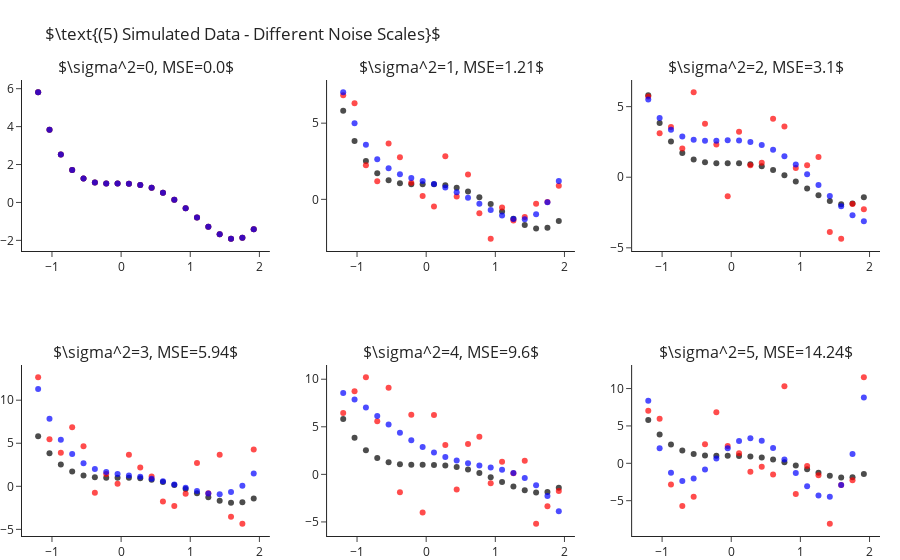

Notebook code for this chart:
### Markdown cell above
How is it that we are able to fit "better" models for $k$s larger than the true one? As we increase $k$ we enable the model
more "degrees of freedom" to try and adapt itself to the observed data. The higher $k$ the more the learner will "go after
the noise" and miss the real signal of the data. In other words, what we have just observed is what is known as **overfitting**.

Later in the course we will learn methods for detection and avoidance of overfitting.


## Fitting Polynomial Over Different Sample Noise Levels

Next, let us set $k=4$ (the true values) and study the outputted models when training over different noise levels. Though
we will only be changing the scale of the noise (i.e. the variance, $\sigma^2$), changing other properties such as its
distribution is interesting too. As we would expect, as we increase the scale of the noise our error increases. We can
observe this also in a visual manner, where the fitted polynomial (in blue) less and less resembles the actual model (in black).

### Code cell
scales = range(6)
fig = make_subplots(2, 3, subplot_titles=list(map(str, scales)))
for i, s in enumerate(scales):
    r,c = i//3+1, i%3+1
    
    y = y_ + np.random.normal(scale=s, size=len(y_))
    y_hat = make_pipeline(PolynomialFeatures(4), LinearRegression(fit_intercept=False)).fit(X, y).predict(X)

    fig.add_traces([go.Scatter(x=x, y=y_, mode="markers", name="Real Points",  marker=dict(color="black", opacity=.7), showlegend=False),
                    go.Scatter(x=x, y=y, mode="markers", name="Observed Points",  marker=dict(color="red", opacity=.7), showlegend=False),
                    go.Scatter(x=x, y=y_hat, mode="markers", name="Predicted Points",  marker=dict(color="blue", opacity=.7), showlegend=False)], rows=r, cols=c)
    fig["layout"]["annotations"][i]["text"] = rf"$\sigma^2={{0}}, MSE={{1}}$".format(s, round(np.mean((y-y_hat)**2), 2))

fig.update_layout(title=r"$\text{(5) Simulated Data - Different Noise Scales}$", margin=dict(t=80)).show()

### Figure 1 — Plotly figure (JSON) as saved in the notebook; plotly's stock layout.template omitted (floating-point values rounded to 4 significant figures)
{"data": [{"marker": {"color": "black", "opacity": 0.7}, "mode": "markers", "name": "Real Points", "showlegend": false, "x": [-1.2, -1.036, -0.8718, -0.7077, -0.5436, -0.3795, -0.2154, -0.05128, 0.1128, 0.2769, 0.441, 0.6051, 0.7692, 0.9333, 1.097, 1.262, 1.426, 1.59, 1.754, 1.918], "y": [5.81, 3.838, 2.523, 1.709, 1.261, 1.058, 0.9989, 0.999, 0.9909, 0.9251, 0.769, 0.5078, 0.1439, -0.3028, -0.7951, -1.278, -1.68, -1.912, -1.866, -1.418], "type": "scatter", "xaxis": "x", "yaxis": "y"}, {"marker": {"color": "red", "opacity": 0.7}, "mode": "markers", "name": "Observed Points", "showlegend": false, "x": [-1.2, -1.036, -0.8718, -0.7077, -0.5436, -0.3795, -0.2154, -0.05128, 0.1128, 0.2769, 0.441, 0.6051, 0.7692, 0.9333, 1.097, 1.262, 1.426, 1.59, 1.754, 1.918], "y": [5.81, 3.838, 2.523, 1.709, 1.261, 1.058, 0.9989, 0.999, 0.9909, 0.9251, 0.769, 0.5078, 0.1439, -0.3028, -0.7951, -1.278, -1.68, -1.912, -1.866, -1.418], "type": "scatter", "xaxis": "x", "yaxis": "y"}, {"marker": {"color": "blue", "opacity": 0.7}, "mode": "markers", "name": "Predicted Points", "showlegend": false, "x": [-1.2, -1.036, -0.8718, -0.7077, -0.5436, -0.3795, -0.2154, -0.05128, 0.1128, 0.2769, 0.441, 0.6051, 0.7692, 0.9333, 1.097, 1.262, 1.426, 1.59, 1.754, 1.918], "y": [5.81, 3.838, 2.523, 1.709, 1.261, 1.058, 0.9989, 0.999, 0.9909, 0.9251, 0.769, 0.5078, 0.1439, -0.3028, -0.7951, -1.278, -1.68, -1.912, -1.866, -1.418], "type": "scatter", "xaxis": "x", "yaxis": "y"}, {"marker": {"color": "black", "opacity": 0.7}, "mode": "markers", "name": "Real Points", "showlegend": false, "x": [-1.2, -1.036, -0.8718, -0.7077, -0.5436, -0.3795, -0.2154, -0.05128, 0.1128, 0.2769, 0.441, 0.6051, 0.7692, 0.9333, 1.097, 1.262, 1.426, 1.59, 1.754, 1.918], "y": [5.81, 3.838, 2.523, 1.709, 1.261, 1.058, 0.9989, 0.999, 0.9909, 0.9251, 0.769, 0.5078, 0.1439, -0.3028, -0.7951, -1.278, -1.68, -1.912, -1.866, -1.418], "type": "scatter", "xaxis": "x2", "yaxis": "y2"}, {"marker": {"color": "red", "opacity": 0.7}, "mode": "markers", "name": "Observed Points", "showlegend": false, "x": [-1.2, -1.036, -0.8718, -0.7077, -0.5436, -0.3795, -0.2154, -0.05128, 0.1128, 0.2769, 0.441, 0.6051, 0.7692, 0.9333, 1.097, 1.262, 1.426, 1.59, 1.754, 1.918], "y": [6.827, 6.31, 2.233, 1.19, 3.67, 2.756, 1.088, 0.2255, -0.4757, 2.822, 0.1844, 1.638, -0.92, -2.583, -0.5407, -1.385, -1.161, -0.2945, -0.1777, 0.8956], "type": "scatter", "xaxis": "x2", "yaxis": "y2"}, {"marker": {"color": "blue", "opacity": 0.7}, "mode": "markers", "name": "Predicted Points", "showlegend": false, "x": [-1.2, -1.036, -0.8718, -0.7077, -0.5436, -0.3795, -0.2154, -0.05128, 0.1128, 0.2769, 0.441, 0.6051, 0.7692, 0.9333, 1.097, 1.262, 1.426, 1.59, 1.754, 1.918], "y": [7.026, 4.992, 3.58, 2.638, 2.035, 1.655, 1.405, 1.21, 1.011, 0.7712, 0.471, 0.11, -0.2934, -0.7017, -1.059, -1.29, -1.3, -0.9779, -0.1911, 1.211], "type": "scatter", "xaxis": "x2", "yaxis": "y2"}, {"marker": {"color": "black", "opacity": 0.7}, "mode": "markers", "name": "Real Points", "showlegend": false, "x": [-1.2, -1.036, -0.8718, -0.7077, -0.5436, -0.3795, -0.2154, -0.05128, 0.1128, 0.2769, 0.441, 0.6051, 0.7692, 0.9333, 1.097, 1.262, 1.426, 1.59, 1.754, 1.918], "y": [5.81, 3.838, 2.523, 1.709, 1.261, 1.058, 0.9989, 0.999, 0.9909, 0.9251, 0.769, 0.5078, 0.1439, -0.3028, -0.7951, -1.278, -1.68, -1.912, -1.866, -1.418], "type": "scatter", "xaxis": "x3", "yaxis": "y3"}, {"marker": {"color": "red", "opacity": 0.7}, "mode": "markers", "name": "Observed Points", "showlegend": false, "x": [-1.2, -1.036, -0.8718, -0.7077, -0.5436, -0.3795, -0.2154, -0.05128, 0.1128, 0.2769, 0.441, 0.6051, 0.7692, 0.9333, 1.097, 1.262, 1.426, 1.59, 1.754, 1.918], "y": [5.72, 3.112, 3.566, 2.031, 6.016, 3.78, 2.315, -1.341, 3.219, 0.8544, 1.021, 4.141, 3.598, 0.6519, 0.842, 1.431, -3.881, -4.354, -1.897, -2.271], "type": "scatter", "xaxis": "x3", "yaxis": "y3"}, {"marker": {"color": "blue", "opacity": 0.7}, "mode": "markers", "name": "Predicted Points", "showlegend": false, "x": [-1.2, -1.036, -0.8718, -0.7077, -0.5436, -0.3795, -0.2154, -0.05128, 0.1128, 0.2769, 0.441, 0.6051, 0.7692, 0.9333, 1.097, 1.262, 1.426, 1.59, 1.754, 1.918], "y": [5.498, 4.199, 3.367, 2.888, 2.658, 2.586, 2.593, 2.614, 2.594, 2.494, 2.284, 1.947, 1.481, 0.8933, 0.2057, -0.5486, -1.324, -2.061, -2.689, -3.126], "type": "scatter", "xaxis": "x3", "yaxis": "y3"}, {"marker": {"color": "black", "opacity": 0.7}, "mode": "markers", "name": "Real Points", "showlegend": false, "x": [-1.2, -1.036, -0.8718, -0.7077, -0.5436, -0.3795, -0.2154, -0.05128, 0.1128, 0.2769, 0.441, 0.6051, 0.7692, 0.9333, 1.097, 1.262, 1.426, 1.59, 1.754, 1.918], "y": [5.81, 3.838, 2.523, 1.709, 1.261, 1.058, 0.9989, 0.999, 0.9909, 0.9251, 0.769, 0.5078, 0.1439, -0.3028, -0.7951, -1.278, -1.68, -1.912, -1.866, -1.418], "type": "scatter", "xaxis": "x4", "yaxis": "y4"}, {"marker": {"color": "red", "opacity": 0.7}, "mode": "markers", "name": "Observed Points", "showlegend": false, "x": [-1.2, -1.036, -0.8718, -0.7077, -0.5436, -0.3795, -0.2154, -0.05128, 0.1128, 0.2769, 0.441, 0.6051, 0.7692, 0.9333, 1.097, 1.262, 1.426, 1.59, 1.754, 1.918], "y": [12.66, 5.451, 3.905, 6.851, 4.639, -0.7506, 1.428, 0.2839, 3.653, 2.174, 1.136, -1.755, -2.287, -0.8734, 2.718, -0.793, 3.653, -3.537, -4.343, 4.28], "type": "scatter", "xaxis": "x4", "yaxis": "y4"}, {"marker": {"color": "blue", "opacity": 0.7}, "mode": "markers", "name": "Predicted Points", "showlegend": false, "x": [-1.2, -1.036, -0.8718, -0.7077, -0.5436, -0.3795, -0.2154, -0.05128, 0.1128, 0.2769, 0.441, 0.6051, 0.7692, 0.9333, 1.097, 1.262, 1.426, 1.59, 1.754, 1.918], "y": [11.3, 7.85, 5.405, 3.745, 2.674, 2.023, 1.647, 1.427, 1.268, 1.1, 0.8785, 0.584, 0.2217, -0.1781, -0.5601, -0.8441, -0.9248, -0.6718, 0.06999, 1.481], "type": "scatter", "xaxis": "x4", "yaxis": "y4"}, {"marker": {"color": "black", "opacity": 0.7}, "mode": "markers", "name": "Real Points", "showlegend": false, "x": [-1.2, -1.036, -0.8718, -0.7077, -0.5436, -0.3795, -0.2154, -0.05128, 0.1128, 0.2769, 0.441, 0.6051, 0.7692, 0.9333, 1.097, 1.262, 1.426, 1.59, 1.754, 1.918], "y": [5.81, 3.838, 2.523, 1.709, 1.261, 1.058, 0.9989, 0.999, 0.9909, 0.9251, 0.769, 0.5078, 0.1439, -0.3028, -0.7951, -1.278, -1.68, -1.912, -1.866, -1.418], "type": "scatter", "xaxis": "x5", "yaxis": "y5"}, {"marker": {"color": "red", "opacity": 0.7}, "mode": "markers", "name": "Observed Points", "showlegend": false, "x": [-1.2, -1.036, -0.8718, -0.7077, -0.5436, -0.3795, -0.2154, -0.05128, 0.1128, 0.2769, 0.441, 0.6051, 0.7692, 0.9333, 1.097, 1.262, 1.426, 1.59, 1.754, 1.918], "y": [6.456, 8.725, 10.2, 5.582, 9.096, -1.869, 6.267, -4.008, 6.23, 3.097, -1.588, 3.185, 3.945, -0.9384, 1.325, 0.1177, 1.435, -5.187, -3.349, -1.762], "type": "scatter", "xaxis": "x5", "yaxis": "y5"}, {"marker": {"color": "blue", "opacity": 0.7}, "mode": "markers", "name": "Predicted Points", "showlegend": false, "x": [-1.2, -1.036, -0.8718, -0.7077, -0.5436, -0.3795, -0.2154, -0.05128, 0.1128, 0.2769, 0.441, 0.6051, 0.7692, 0.9333, 1.097, 1.262, 1.426, 1.59, 1.754, 1.918], "y": [8.545, 7.861, 7.037, 6.145, 5.24, 4.372, 3.576, 2.876, 2.288, 1.814, 1.445, 1.164, 0.9391, 0.7303, 0.4852, 0.1408, -0.3773, -1.154, -2.286, -3.88], "type": "scatter", "xaxis": "x5", "yaxis": "y5"}, {"marker": {"color": "black", "opacity": 0.7}, "mode": "markers", "name": "Real Points", "showlegend": false, "x": [-1.2, -1.036, -0.8718, -0.7077, -0.5436, -0.3795, -0.2154, -0.05128, 0.1128, 0.2769, 0.441, 0.6051, 0.7692, 0.9333, 1.097, 1.262, 1.426, 1.59, 1.754, 1.918], "y": [5.81, 3.838, 2.523, 1.709, 1.261, 1.058, 0.9989, 0.999, 0.9909, 0.9251, 0.769, 0.5078, 0.1439, -0.3028, -0.7951, -1.278, -1.68, -1.912, -1.866, -1.418], "type": "scatter", "xaxis": "x6", "yaxis": "y6"}, {"marker": {"color": "red", "opacity": 0.7}, "mode": "markers", "name": "Observed Points", "showlegend": false, "x": [-1.2, -1.036, -0.8718, -0.7077, -0.5436, -0.3795, -0.2154, -0.05128, 0.1128, 0.2769, 0.441, 0.6051, 0.7692, 0.9333, 1.097, 1.262, 1.426, 1.59, 1.754, 1.918], "y": [7.044, 5.972, -2.82, -5.707, -4.465, 2.552, 6.82, 2.305, 1.344, -1.12, -0.4603, -1.492, 10.3, -4.114, -0.365, -1.588, -8.079, -2.901, -2.267, 11.51], "type": "scatter", "xaxis": "x6", "yaxis": "y6"}, {"marker": {"color": "blue", "opacity": 0.7}, "mode": "markers", "name": "Predicted Points", "showlegend": false, "x": [-1.2, -1.036, -0.8718, -0.7077, -0.5436, -0.3795, -0.2154, -0.05128, 0.1128, 0.2769, 0.441, 0.6051, 0.7692, 0.9333, 1.097, 1.262, 1.426, 1.59, 1.754, 1.918], "y": [8.357, 2.022, -1.272, -2.373, -2.019, -0.839, 0.6464, 2.025, 2.994, 3.359, 3.034, 2.042, 0.5166, -1.303, -3.067, -4.316, -4.484, -2.895, 1.236, 8.802], "type": "scatter", "xaxis": "x6", "yaxis": "y6"}], "layout": {"xaxis": {"anchor": "y", "domain": [0.0, 0.2889]}, "yaxis": {"anchor": "x", "domain": [0.625, 1.0]}, "xaxis2": {"anchor": "y2", "domain": [0.3556, 0.6444]}, "yaxis2": {"anchor": "x2", "domain": [0.625, 1.0]}, "xaxis3": {"anchor": "y3", "domain": [0.7111, 1.0]}, "yaxis3": {"anchor": "x3", "domain": [0.625, 1.0]}, "xaxis4": {"anchor": "y4", "domain": [0.0, 0.2889]}, "yaxis4": {"anchor": "x4", "domain": [0.0, 0.375]}, "xaxis5": {"anchor": "y5", "domain": [0.3556, 0.6444]}, "yaxis5": {"anchor": "x5", "domain": [0.0, 0.375]}, "xaxis6": {"anchor": "y6", "domain": [0.7111, 1.0]}, "yaxis6": {"anchor": "x6", "domain": [0.0, 0.375]}, "annotations": [{"font": {"size": 16}, "showarrow": false, "text": "$\\sigma^2=0, MSE=0.0$", "x": 0.1444, "xanchor": "center", "xref": "paper", "y": 1.0, "yanchor": "bottom", "yref": "paper"}, {"font": {"size": 16}, "showarrow": false, "text": "$\\sigma^2=1, MSE=1.21$", "x": 0.5, "xanchor": "center", "xref": "paper", "y": 1.0, "yanchor": "bottom", "yref": "paper"}, {"font": {"size": 16}, "showarrow": false, "text": "$\\sigma^2=2, MSE=3.1$", "x": 0.8556, "xanchor": "center", "xref": "paper", "y": 1.0, "yanchor": "bottom", "yref": "paper"}, {"font": {"size": 16}, "showarrow": false, "text": "$\\sigma^2=3, MSE=5.94$", "x": 0.1444, "xanchor": "center", "xref": "paper", "y": 0.375, "yanchor": "bottom", "yref": "paper"}, {"font": {"size": 16}, "showarrow": false, "text": "$\\sigma^2=4, MSE=9.6$", "x": 0.5, "xanchor": "center", "xref": "paper", "y": 0.375, "yanchor": "bottom", "yref": "paper"}, {"font": {"size": 16}, "showarrow": false, "text": "$\\sigma^2=5, MSE=14.24$", "x": 0.8556, "xanchor": "center", "xref": "paper", "y": 0.375, "yanchor": "bottom", "yref": "paper"}], "margin": {"t": 80}, "title": {"text": "$\\text{(5) Simulated Data - Different Noise Scales}$"}}}
